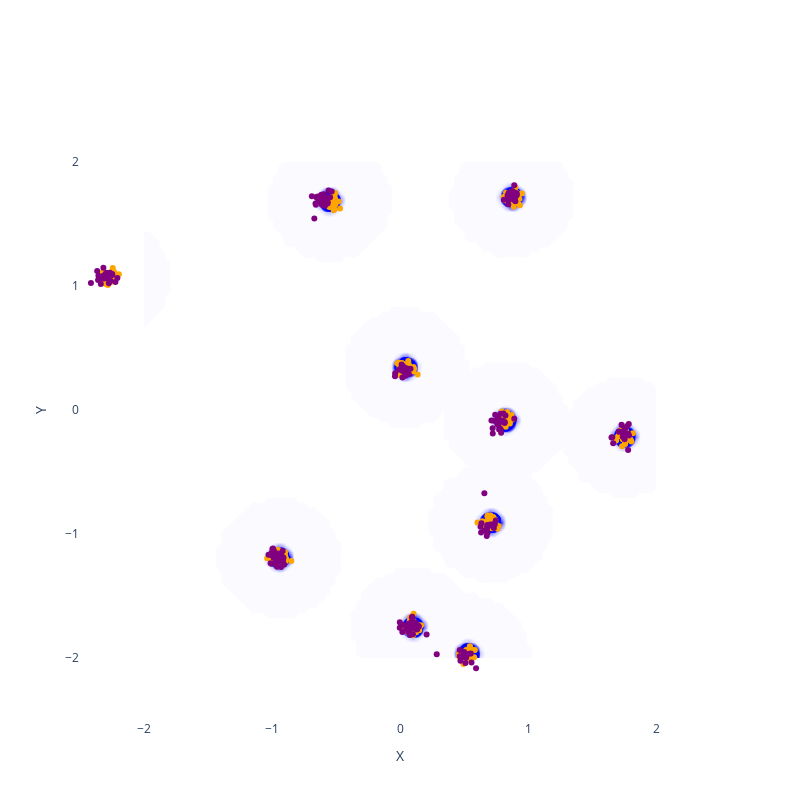

The notebook cell this image was saved under:
### Code cell
new_samples, X = model.sample(250, return_trajectories=True)
new_samples = new_samples.detach().numpy()
X = X.detach().numpy()

fig = plot_density_heatmap(data_dist.likelihood)  # , x_range=(-6, 6), y_range=(-6, 6))
fig.add_trace(
    go.Scatter(
        x=train_data[:, 0],
        y=train_data[:, 1],
        mode="markers",
        marker=dict(color="Orange"),
    )
)
fig.add_trace(
    go.Scatter(
        x=new_samples[:, 0],
        y=new_samples[:, 1],
        mode="markers",
        marker=dict(color="Purple"),
    )
)


# for i in range(len(new_samples)):
#     fig.add_trace(
#         go.Scatter(x=X[i, :, 0], y=X[i, :, 1], mode="lines")
#     )  # Fixed indexing

fig.update_xaxes(range=(-2.5, 2.5))
fig.update_yaxes(range=(-2.5, 2.5))
# fig.update_layout(width=800, height=800)
fig.show()

### Figure 1 — Plotly figure (JSON) as saved in the notebook; plotly's stock layout.template omitted (floating-point values rounded to 4 significant figures; data arrays with more than 128 entries replaced by an {"elided": "..."} marker saying what was removed)
{"data": [{"colorscale": [[0, "rgba(255,255,255,0.8)"], [1, "rgba(0,0,255,1.0)"]], "contours": {"coloring": "fill", "end": 1, "showlines": false, "size": 0.025, "start": 0}, "showscale": false, "type": "contour", "x": [-2, -1.96, -1.919, -1.879, -1.838, -1.798, -1.758, -1.717, -1.677, -1.636, -1.596, -1.556, -1.515, -1.475, -1.434, -1.394, -1.354, -1.313, -1.273, -1.232, -1.192, -1.152, -1.111, -1.071, -1.03, -0.9899, -0.9495, -0.9091, -0.8687, -0.8283, -0.7879, -0.7475, -0.7071, -0.6667, -0.6263, -0.5859, -0.5455, -0.5051, -0.4646, -0.4242, -0.3838, -0.3434, -0.303, -0.2626, -0.2222, -0.1818, -0.1414, -0.101, -0.06061, -0.0202, 0.0202, 0.06061, 0.101, 0.1414, 0.1818, 0.2222, 0.2626, 0.303, 0.3434, 0.3838, 0.4242, 0.4646, 0.5051, 0.5455, 0.5859, 0.6263, 0.6667, 0.7071, 0.7475, 0.7879, 0.8283, 0.8687, 0.9091, 0.9495, 0.9899, 1.03, 1.071, 1.111, 1.152, 1.192, 1.232, 1.273, 1.313, 1.354, 1.394, 1.434, 1.475, 1.515, 1.556, 1.596, 1.636, 1.677, 1.717, 1.758, 1.798, 1.838, 1.879, 1.919, 1.96, 2], "y": [-2, -1.96, -1.919, -1.879, -1.838, -1.798, -1.758, -1.717, -1.677, -1.636, -1.596, -1.556, -1.515, -1.475, -1.434, -1.394, -1.354, -1.313, -1.273, -1.232, -1.192, -1.152, -1.111, -1.071, -1.03, -0.9899, -0.9495, -0.9091, -0.8687, -0.8283, -0.7879, -0.7475, -0.7071, -0.6667, -0.6263, -0.5859, -0.5455, -0.5051, -0.4646, -0.4242, -0.3838, -0.3434, -0.303, -0.2626, -0.2222, -0.1818, -0.1414, -0.101, -0.06061, -0.0202, 0.0202, 0.06061, 0.101, 0.1414, 0.1818, 0.2222, 0.2626, 0.303, 0.3434, 0.3838, 0.4242, 0.4646, 0.5051, 0.5455, 0.5859, 0.6263, 0.6667, 0.7071, 0.7475, 0.7879, 0.8283, 0.8687, 0.9091, 0.9495, 0.9899, 1.03, 1.071, 1.111, 1.152, 1.192, 1.232, 1.273, 1.313, 1.354, 1.394, 1.434, 1.475, 1.515, 1.556, 1.596, 1.636, 1.677, 1.717, 1.758, 1.798, 1.838, 1.879, 1.919, 1.96, 2], "z": {"elided": "100x100 float values"}}, {"marker": {"color": "Orange"}, "mode": "markers", "type": "scatter", "x": {"elided": "400 float values"}, "y": {"elided": "400 float values"}}, {"marker": {"color": "Purple"}, "mode": "markers", "type": "scatter", "x": {"elided": "250 float values"}, "y": {"elided": "250 float values"}}], "layout": {"autosize": false, "height": 800, "paper_bgcolor": "white", "plot_bgcolor": "white", "showlegend": false, "width": 800, "xaxis": {"range": [-2.5, 2.5], "showgrid": false, "title": {"text": "X"}, "zeroline": false}, "yaxis": {"range": [-2.5, 2.5], "showgrid": false, "title": {"text": "Y"}, "zeroline": false}}}
